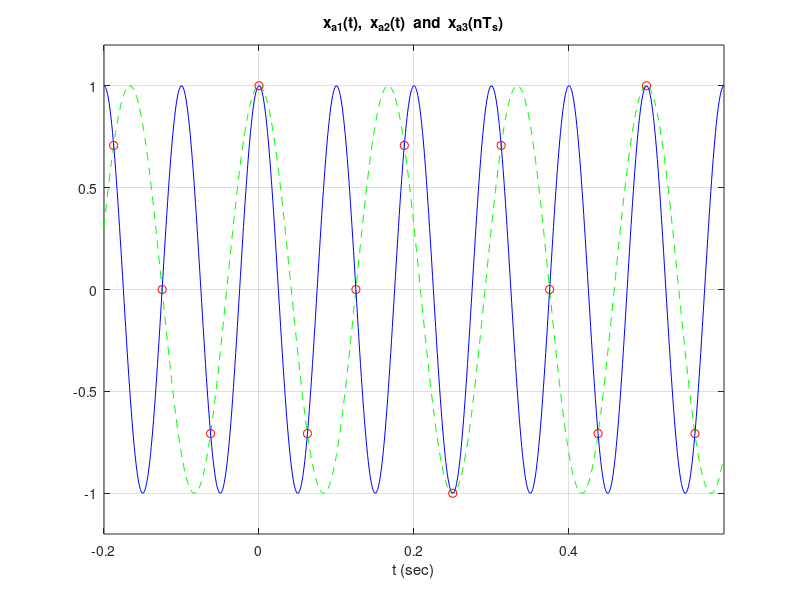

MATLAB code to generate this figure:
% Script: exdt_4_2b.m
% Define anonymous functions for the three signals
xa1 = @(t) cos(2*pi*6*t);
xa2 = @(t) cos(2*pi*10*t);
xa3 = @(t) cos(2*pi*22*t);
t = [-0.2:0.001:0.6];  % Vector of time instants
n = [-10:10];          % Vector of sample indices
Ts = 1/16;             % Sampling interval
% Graph continuous-time signals x1 and x2 along with the sampled 
% version of x3
plot(t,xa1(t),'g--',t,xa2(t),'b-',n*Ts,xa3(n*Ts),'ro'); grid;
axis([-0.2,0.6,-1.2,1.2]);
xlabel('t (sec)');;
title('x_{a1}(t),  x_{a2}(t)  and  x_{a3}(nT_{s})');